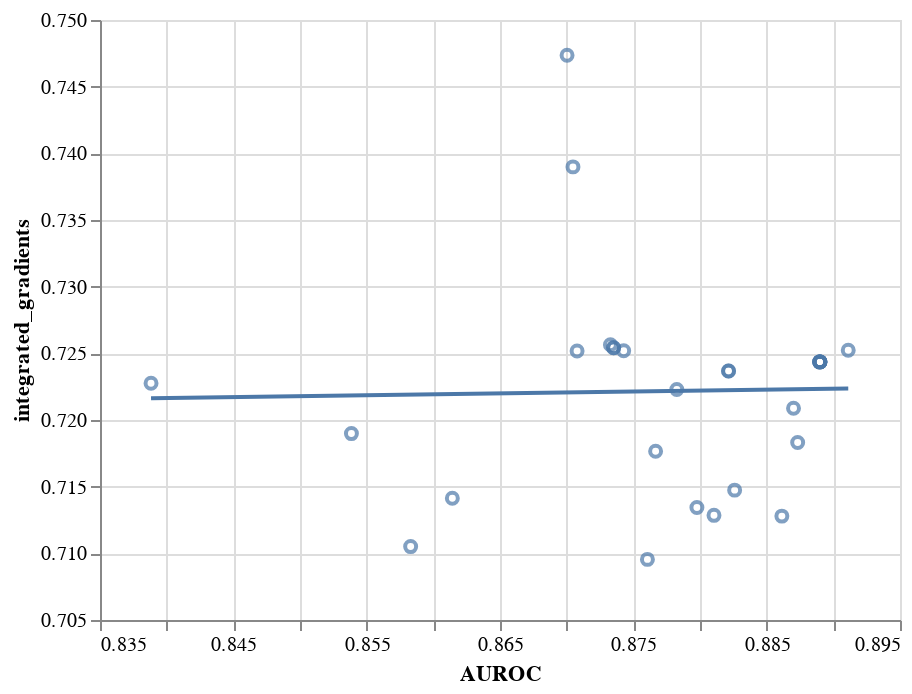

Notebook cell for this chart:
### Code cell
x = "AUROC"
y = "integrated_gradients"

chart = alt.Chart(metrics).mark_point().encode(
    x=alt.X(x, scale=alt.Scale(zero=False)),
    y=alt.Y(y, scale=alt.Scale(zero=False))
)

chart = chart + chart.transform_regression(x, y).mark_line()
#chart.save('chart.html', embed_options={'renderer':'svg'})
chart

### Figure 1 — Vega-Lite specification as saved in the notebook (floating-point values rounded to 4 significant figures)
{"config": {"view": {"continuousWidth": 400, "continuousHeight": 300}}, "layer": [{"mark": "point", "encoding": {"x": {"type": "quantitative", "field": "AUROC", "scale": {"zero": false}}, "y": {"type": "quantitative", "field": "integrated_gradients", "scale": {"zero": false}}}}, {"mark": "line", "encoding": {"x": {"type": "quantitative", "field": "AUROC", "scale": {"zero": false}}, "y": {"type": "quantitative", "field": "integrated_gradients", "scale": {"zero": false}}}, "transform": [{"on": "AUROC", "regression": "integrated_gradients"}]}], "data": {"name": "data-d08ed4f97e13f80b723f3fa211e258b1"}, "$schema": "https://vega.github.io/schema/vega-lite/v4.8.1.json", "datasets": {"data-d08ed4f97e13f80b723f3fa211e258b1": [{"saliency-absolute": 0.4404, "saliency": 0.6632, "AUROC": 0.8735, "integrated_gradients": 0.7254, "loss": 0.4606}, {"saliency-absolute": 0.4137, "saliency": 0.6292, "AUROC": 0.8767, "integrated_gradients": 0.7176, "loss": 0.4811}, {"saliency-absolute": 0.4173, "saliency": 0.6995, "AUROC": 0.8388, "integrated_gradients": 0.7228, "loss": 0.6229}, {"saliency-absolute": 0.4101, "saliency": 0.6526, "AUROC": 0.8821, "integrated_gradients": 0.7237, "loss": 0.4867}, {"saliency-absolute": 0.4407, "saliency": 0.673, "AUROC": 0.8743, "integrated_gradients": 0.7252, "loss": 0.4569}, {"saliency-absolute": 0.4226, "saliency": 0.6675, "AUROC": 0.889, "integrated_gradients": 0.7244, "loss": 0.4283}, {"saliency-absolute": 0.4226, "saliency": 0.6675, "AUROC": 0.889, "integrated_gradients": 0.7244, "loss": 0.4283}, {"saliency-absolute": 0.4226, "saliency": 0.6675, "AUROC": 0.889, "integrated_gradients": 0.7244, "loss": 0.4283}, {"saliency-absolute": 0.4226, "saliency": 0.6675, "AUROC": 0.889, "integrated_gradients": 0.7244, "loss": 0.4283}, {"saliency-absolute": 0.4041, "saliency": 0.6358, "AUROC": 0.8761, "integrated_gradients": 0.7095, "loss": 0.4468}, {"saliency-absolute": 0.4132, "saliency": 0.6556, "AUROC": 0.887, "integrated_gradients": 0.7209, "loss": 0.4273}, {"saliency-absolute": 0.439, "saliency": 0.6434, "AUROC": 0.8583, "integrated_gradients": 0.7105, "loss": 0.5019}, {"saliency-absolute": 0.4101, "saliency": 0.6526, "AUROC": 0.8821, "integrated_gradients": 0.7237, "loss": 0.4867}, {"saliency-absolute": 0.421, "saliency": 0.6657, "AUROC": 0.8911, "integrated_gradients": 0.7252, "loss": 0.4217}, {"saliency-absolute": 0.4124, "saliency": 0.6402, "AUROC": 0.8861, "integrated_gradients": 0.7128, "loss": 0.427}, {"saliency-absolute": 0.4145, "saliency": 0.6554, "AUROC": 0.8798, "integrated_gradients": 0.7134, "loss": 0.4611}, {"saliency-absolute": 0.4226, "saliency": 0.6675, "AUROC": 0.889, "integrated_gradients": 0.7244, "loss": 0.4283}, {"saliency-absolute": 0.4226, "saliency": 0.6675, "AUROC": 0.889, "integrated_gradients": 0.7244, "loss": 0.4283}, {"saliency-absolute": 0.4226, "saliency": 0.6675, "AUROC": 0.889, "integrated_gradients": 0.7244, "loss": 0.4283}, {"saliency-absolute": 0.4223, "saliency": 0.6913, "AUROC": 0.8705, "integrated_gradients": 0.739, "loss": 0.4996}, {"saliency-absolute": 0.4347, "saliency": 0.6584, "AUROC": 0.8783, "integrated_gradients": 0.7223, "loss": 0.4486}, {"saliency-absolute": 0.4208, "saliency": 0.6299, "AUROC": 0.8826, "integrated_gradients": 0.7147, "loss": 0.4363}, {"saliency-absolute": 0.4305, "saliency": 0.6544, "AUROC": 0.8733, "integrated_gradients": 0.7256, "loss": 0.4577}, {"saliency-absolute": 0.42, "saliency": 0.6558, "AUROC": 0.8539, "integrated_gradients": 0.719, "loss": 0.4849}, {"saliency-absolute": 0.4284, "saliency": 0.6745, "AUROC": 0.8708, "integrated_gradients": 0.7252, "loss": 0.5708}, {"saliency-absolute": 0.4049, "saliency": 0.608, "AUROC": 0.881, "integrated_gradients": 0.7128, "loss": 0.4464}, {"saliency-absolute": 0.4061, "saliency": 0.6445, "AUROC": 0.8614, "integrated_gradients": 0.7141, "loss": 0.4689}, {"saliency-absolute": 0.4082, "saliency": 0.6511, "AUROC": 0.8873, "integrated_gradients": 0.7183, "loss": 0.4244}, {"saliency-absolute": 0.454, "saliency": 0.6992, "AUROC": 0.87, "integrated_gradients": 0.7474, "loss": 0.4601}, {"saliency-absolute": 0.4404, "saliency": 0.6632, "AUROC": 0.8735, "integrated_gradients": 0.7254, "loss": 0.4606}]}}
